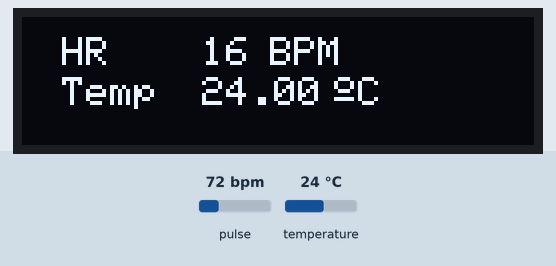
Simulated run of this sketch. Board: ESP8266 (NodeMCU). On the bench: 128×32 one-colour display. The test bench sets the inputs (shaded band); at power-on: pulse 72 bpm, temperature 24 °C. WiFi joins after 1.5 s; servers stay silent unless stated; the display library's start-up logo is not drawn; uploads are accepted with an empty reply; what the sketch prints to the serial monitor is not drawn.

Above: at 11.4 s.
11.5 s: pulse set to 42 bpm
At 14.2 s:
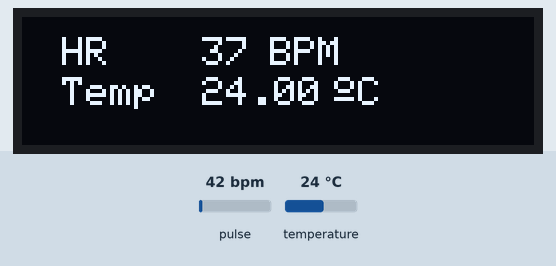
14.5 s: pulse set to 130 bpm
At 16.11 s:
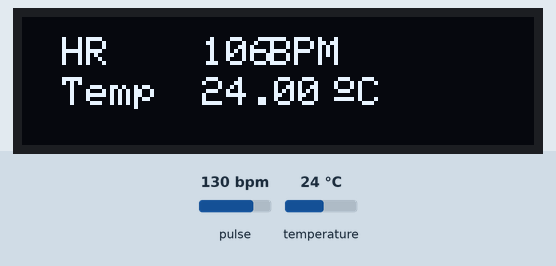
17.5 s: temperature set to 12 °C
At 18.3 s:
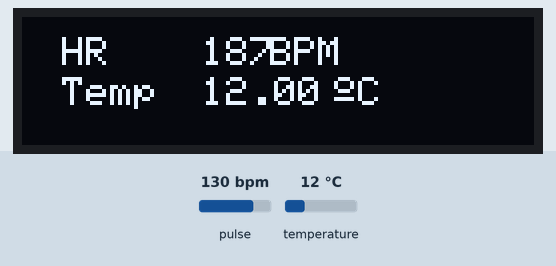
19.2 s: pulse set to 100 bpm
At 20.2 s:
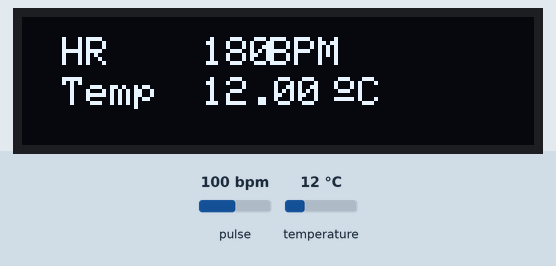
21.8 s: temperature set to 19 °C
At 23.0 s:
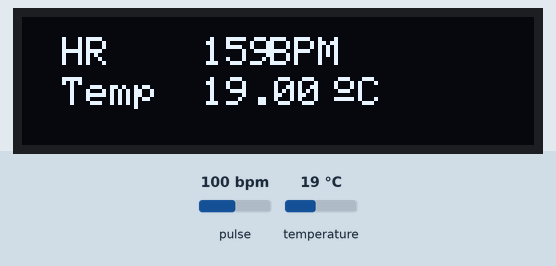
Timing chart, 0 to 24.6 s (numbered marks = the images above; inputs shaded):
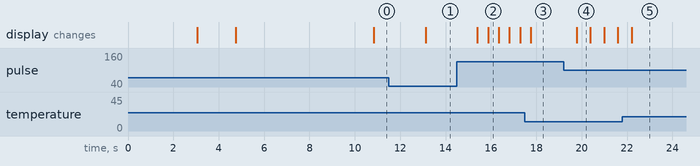

The sketch:

Embedded_code_for_HR_and_Temp_monitoring.ino
```cpp
#include <Adafruit_GFX.h>
#include <Adafruit_SSD1306.h>
#include <Wire.h>
#include "MAX30105.h"
#include "heartRate.h"
#include "ESP8266WiFi.h"
#include <ESP8266HTTPClient.h>
#include <ESP8266WebServer.h>

const char* ssid = "Patale";
const char* password = "Patale#1#1@2@2";

MAX30105 particleSensor;

const byte RATE_SIZE = 4;
byte rates[RATE_SIZE];
byte rateSpot = 0;
long lastBeat = 0;
float beatsPerMinute;
int beatAvg;
int c;
char reqBody[100];

const String AzureIoTHubURI="https://IoTTechnocrats.azure-devices.net/devices/HR/messages/events?api-version=2020-03-13";
//openssl s_client -servername myioteventhub.azure-devices.net -connect myioteventhub.azure-devices.net:443 | openssl x509 -fingerprint -noout //
const String AzureIoTHubFingerPrint="E0:9F:C0:BE:80:0A:A2:36:AB:73:8C:FB:CA:B2:3E:0B:E1:5F:5A:B9";
//az iot hub generate-sas-token --device-id {YourIoTDeviceId} --hub-name {YourIoTHubName}
const String AzureIoTHubAuth="SharedAccessSignature sr=IoTTechnocrats.azure-devices.net%2Fdevices%2FHR&sig=B7ZWZAsi551ElziWukz5lRrn2lP35J63lVVQXEy4ezQ%3D&se=1619507076";

#define SCREEN_WIDTH 128 // OLED display width, in pixels
#define SCREEN_HEIGHT 32 // OLED display height, in pixels
#define OLED_RESET    -1 // Reset pin #

Adafruit_SSD1306 display(SCREEN_WIDTH, SCREEN_HEIGHT, &Wire, OLED_RESET);

void setup() {
  Serial.begin(115200);
  display.begin(SSD1306_SWITCHCAPVCC, 0x3C);
  display.display();
  delay(3000);
  // Initialize sensor
  particleSensor.begin(Wire, I2C_SPEED_FAST);
  particleSensor.setup();
  particleSensor.setPulseAmplitudeRed(0x0A);
  particleSensor.enableDIETEMPRDY();

  WiFi.begin(ssid, password);
  while (WiFi.status() != WL_CONNECTED)
  {
     display.clearDisplay();
     display.setTextSize(1);
     display.setTextColor(WHITE);
     display.setCursor(0,5);
     display.print("Connecting to Wifi...");
     display.display();
     Serial.print("*");
     delay(200);
  }

  Serial.println("");
  Serial.println("WiFi connection Successful");
  display.clearDisplay();
  display.setTextSize(1);
  display.setTextColor(WHITE);
  display.setCursor(30,5);
  display.print("Connected");
  display.setTextSize(1);
  display.setTextColor(WHITE);
  display.setCursor(30,15);
  display.print("Successfully :)");
  display.display();
  Serial.print("The IP Address of ESP8266 Module is: ");
  Serial.print(WiFi.localIP());
  delay(5000);
  Serial.print("\n");


}

void loop() {
 long irValue = particleSensor.getIR();

if(irValue > 7000)
{
  float temperature = particleSensor.readTemperature();
   if(c<5)
 {
   Serial.println("Computing.... Please wait");
   c++;
   delay(1000);
 }
  if (checkForBeat(irValue) == true)
  {
    long delta = millis() - lastBeat;
    lastBeat = millis();
    beatsPerMinute = 60 / (delta / 1000.0)+60;
    delay(50);
    if (beatsPerMinute < 255 && beatsPerMinute > 20)
    {
      rates[rateSpot++] = (byte)beatsPerMinute;
      rateSpot %= RATE_SIZE;

      //Take average of readings
      beatAvg = 0;
      for (byte x = 0 ; x < RATE_SIZE ; x++)
        beatAvg += rates[x];
      beatAvg /= RATE_SIZE;
    }
    display.clearDisplay();
    display.setTextSize(1);
    display.setTextColor(WHITE);
    display.setCursor(10,5);
    display.print("HR");
    display.setTextSize(1);
    display.setCursor(45,5);
    display.println(beatAvg);
    display.setTextSize(1);
    display.setTextColor(WHITE);
    display.setCursor(62,5);
    display.print("BPM");
    display.setTextSize(1);
    display.setTextColor(WHITE);
    display.setCursor(10,15);
    display.print("Temp ");
    display.setTextSize(1);
    display.setCursor(45,15 );
    display.println(temperature);
    display.setCursor(78,15);
    display.setTextSize(1);
    display.cp437(true);
    display.write(167);
    display.setTextSize(1);
    display.print("C");
    display.display();
    Serial.print("Status :     BPM= ");
    Serial.print(beatAvg, 1);
    Serial.print("\t");
    Serial.print("temperatureC= ");
    Serial.print(temperature, 1);
    Serial.println();

     String PostData="{ \"DeviceId\":\"HR\",\"HR\":"+String(beatAvg)+",\"Temp\":"+String(temperature)+"}";
     Serial.println(PostData);
     RestPostData(AzureIoTHubURI,AzureIoTHubFingerPrint,AzureIoTHubAuth,PostData);
  }

}
  if (irValue < 7000){
     beatAvg=0;
     c=0;
     display.clearDisplay();
     display.setTextSize(1);
     display.setTextColor(WHITE);
     display.setCursor(0,5);
     display.println("Place your finger ");
     Serial.print("Place your finger ");
     display.setCursor(0,15);
     display.println("and kindly wait ");
     Serial.print("and kindly wait ");
     Serial.print("\n");
     display.display();
     }

}

int RestPostData(String URI, String fingerPrint, String Authorization, String PostData)
{
    HTTPClient http;
    http.begin(URI,fingerPrint);
    http.addHeader("Authorization",Authorization);
    http.addHeader("Content-Type", "application/atom+xml;type=entry;charset=utf-8");
    int returnCode=http.POST(PostData);
    if(returnCode<0)
  {
    Serial.println("RestPostData: Error sending data: "+String(http.errorToString(returnCode).c_str()));
  }
    http.end();
  return returnCode;
}
```

Measured:
- after the input at 17.5 s, the display: changes after 0.26 s (image 3)
- after the input at 19.2 s, the display: changes after 0.58 s (image 4)
- after the input at 21.8 s, the display: changes after 0.40 s (image 5)
- what the display in image 2 shows lasts 0.4 s, from 15.9 s to 16.3 s
- what the display in image 4 shows lasts 0.6 s, from 19.8 s to 20.4 s
